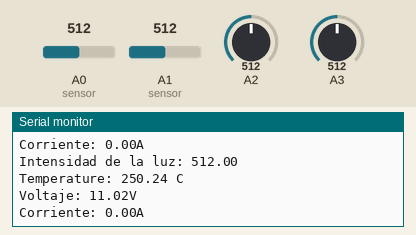
A sketch run on a simulated Arduino Uno, built with avr-gcc and run on an emulated ATmega328P. On the bench: the last lines printed to the serial monitor. Inputs (shaded band) come from the test bench; at power-on: A0 (sensor) = 512, A1 (sensor) = 512, A2 = 512, A3 = 512.

Above: at 1.8 s.
1.9 s: A0 (sensor) set to 716
3.4 s: A1 (sensor) set to 716
At 4.6 s:
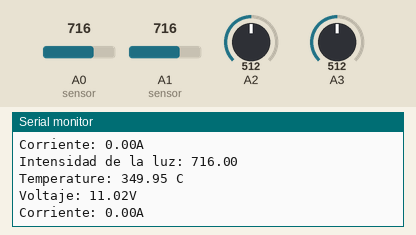
4.9 s: A2 set to 716
At 6.0 s:
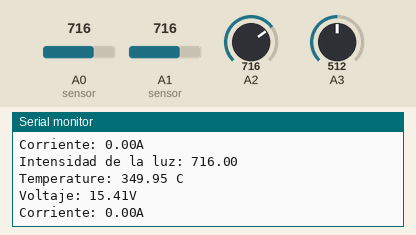
6.4 s: A3 set to 716
At 7.7 s:
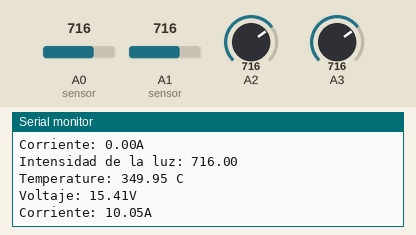
7.9 s: A0 (sensor) set to 992
9.4 s: A1 (sensor) set to 992
At 11.1 s:
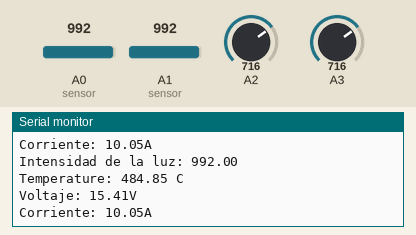
Timing chart, 0 to 11.9 s (numbered marks = the images above; inputs shaded):
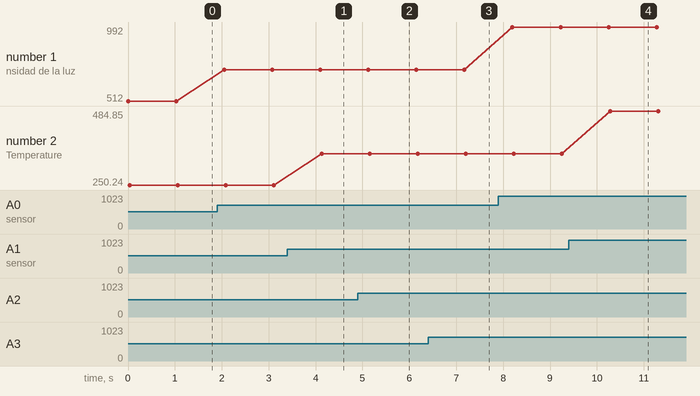

Measured:
- after the input at 3.4 s, the serial monitor: prints a new line after 0.73 s (image 1)
- after the input at 4.9 s, the serial monitor: prints a new line after 0.28 s (image 2)
- after the input at 6.4 s, the serial monitor: prints a new line after 0.85 s (image 3)
- after the input at 9.4 s, the serial monitor: prints a new line after 0.88 s (image 4)
- plotted number 1: 512 → 716 after the input at 1.9 s, 716 → 992 after the input at 7.9 s
- plotted number 2: 250.24 → 349.95 after the input at 3.4 s, 349.95 → 484.85 after the input at 9.4 s

The sketch:

Divisor.ino
```cpp
const float R1 = 6.75 * 1000.0;
const float R2 = 1.984 * 1000.0;
const float ACS712_SENSITIVITY = 0.1;

void setup() {
  Serial.begin(9600); // initialize serial communication at 9600 bits per second
}
void loop() {
  float BPW21 = analogRead(A0); // Valor medido sensor de luz BPW21
  float LM35 = analogRead(A1); // Valor medido sensor de temperatura LM35
  float voltageDivisor = analogRead(A2); // Valor voltaje del panel solar
  float ACS712 = analogRead(A3); // Valor voltaje del panel solar
  float Divisor_con = voltageDivisor *  (5.0 / 1023.0);
  float temperatura = (LM35 * 5.0 / 1023.0 ) * 100.0;
  float v_out = Divisor_con * ( (R1+R2) / R2 );
  float i_con = ACS712 * (5.0 / 1023.0 );
  float i_out = (i_con - 2.495) / ACS712_SENSITIVITY ;
  if (i_out < 0.16){
    i_out=0;
    }


  Serial.print("Intensidad de la luz: ");
  Serial.println(BPW21);
  Serial.print("Temperature: ");
  Serial.print(temperatura);
  Serial.println(" C");
  Serial.print("Voltaje: ");
  Serial.print(v_out);
  Serial.println("V");
  Serial.print("Corriente: ");
  Serial.print(i_out);
  Serial.println("A");
  delay(1000);
}
```
